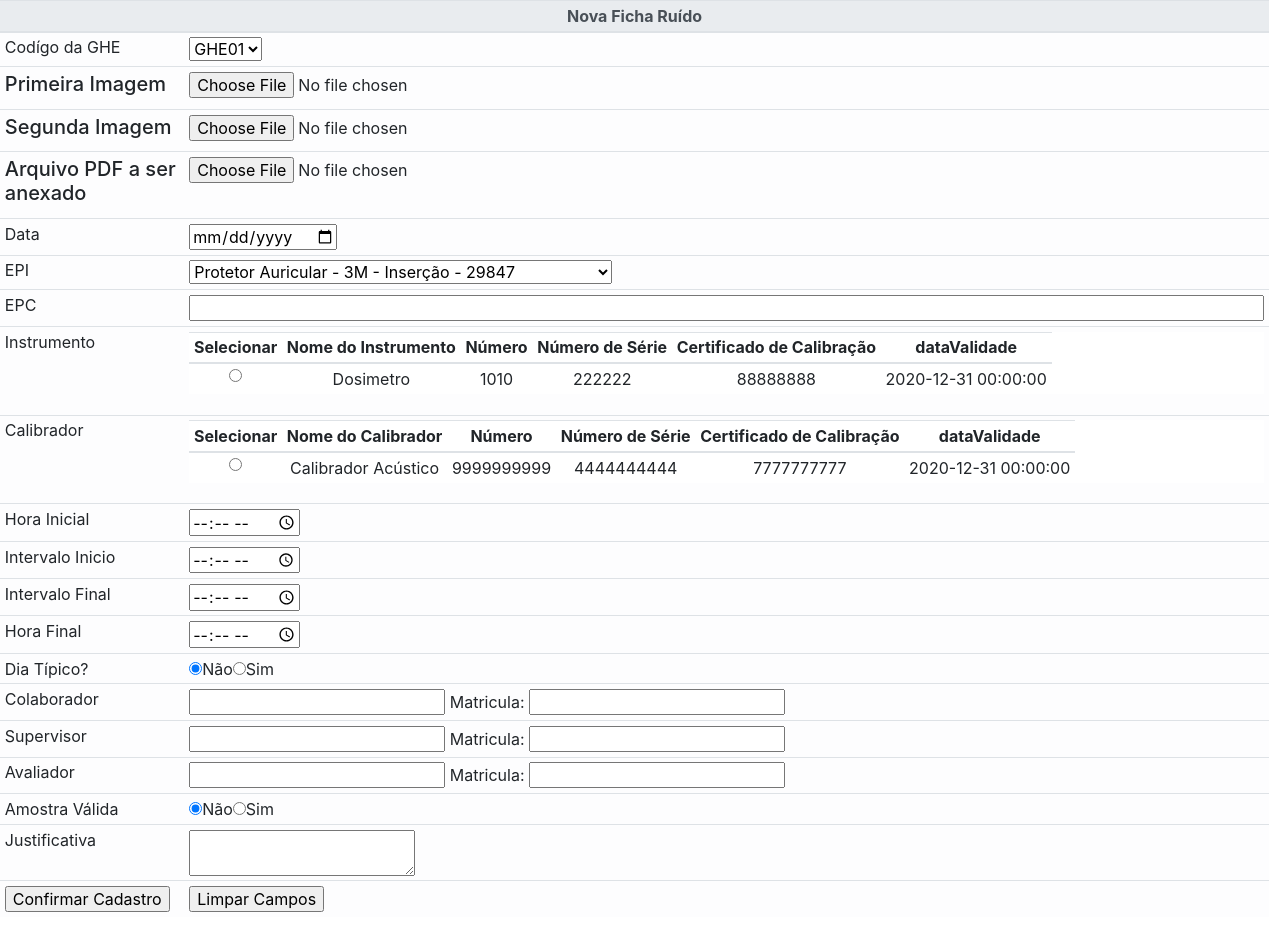
The app's page /forms/cadastro/add_ficha_ruido.php?c=17 with its own data.
### tables this page shows
CREATE TABLE `tbequipamento` (
  `cdEquipamento` int(11) NOT NULL,
  `tipoEquipamento` tinyint(1) NOT NULL COMMENT '(0) Instrumento (1) Calibrador',
  `nome` mediumtext NOT NULL,
  `numero` bigint(20) NOT NULL,
  `numeroSerie` mediumtext NOT NULL,
  `certCalibracao` mediumtext NOT NULL,
  `dataValidade` datetime NOT NULL
);

### forms/cadastro/add_ficha_ruido.php (the view, shortened to what this page needs)
<?php
	require "../../php/connect.php";
	$contrato = $_GET['c'];
	$sql_info_ghe = "SELECT * FROM tbghe WHERE cdContrato = ".$contrato;
	$qry_info_ghe = mysqli_query($link,$sql_info_ghe);
	$sql_epi = "SELECT * FROM tbepi WHERE tipoEPI = 5";
	$qry_epi = mysqli_query($link,$sql_epi);
	$sql_inst = "SELECT * FROM tbequipamento WHERE tipoEquipamento = 0";
	$qry_inst = mysqli_query($link,$sql_inst);
	$sql_calb = "SELECT * FROM tbequipamento WHERE tipoEquipamento = 1";
	$qry_calb = mysqli_query($link,$sql_calb);
?>
<head>
	<link rel="stylesheet" href="../../css/bootstrap.min.css">
		<link rel="stylesheet" href="../../css/fnac.css">
		<link href="../../css/scrolling-nav.css" rel="stylesheet">
		<link rel="stylesheet" type="text/css" href="../../css/jquery.fancybox.min.css">
</head>
<body>
	<form id="" class="" action="/fnac/forms/cadastro/post/form_cadFichaRuido.php" method="POST" enctype="multipart/form-data">
		<table class="table table-sm table-light">
			<thead class="thead-light">
				<tr>
					<th colspan="2" class="text-center">Nova Ficha Ruído</th>
				</tr>
			</thead>
			<tbody>
				<tr>
					<td>Codígo da GHE</td>
					<td>
						<?php
							if($qry_info_ghe->num_rows > 0){
								echo '<select id="" class="" name="ghe" required>';
								while($assoc_ghe = mysqli_fetch_assoc($qry_info_ghe)){
									echo '<option id="" class="" value="'.$assoc_ghe["cdGHE"].'">'.$assoc_ghe["codGHE"].'</option>';
								}
							}else{
								echo '
									<select id="" class="" name="ghe">
										<option id="" class="">Nenhum Cargo cadastrado</option>
									';
							}
						?>
						</select>
					</td>
				</tr>
				<tr>
					<td><h5>Primeira Imagem</h5></td>
					<td><b><input type="file" name="img1" required></b></td>
				</tr>
				<tr>
					<td><h5>Segunda Imagem</h5></td>
					<td><b><input type="file" name="img2"></b></td>
				</tr>
				<tr>
					<td><h5>Arquivo PDF a ser anexado</h5></td>
					<td><b><input type="file" name="fileUpload"></b></td>
				</tr>
				<tr>
					<td>Data</td>
					<td><input type="date" name="dataaval"></td>
				</tr>
				<tr>
					<td>EPI</td>
					<td><select name="epi">
								<?php
									while($assoc_epi = mysqli_fetch_assoc($qry_epi)){
										$tipoepi = "Protetor Auricular";
										echo'<option value="'.$assoc_epi["cdEPI"].'">'.$tipoepi.' - '.$assoc_epi["fabricante"].' - '.$assoc_epi["modelo"].' - '.$assoc_epi["ca"].'</option>';
									}
								?>
					</select></td>
				</tr>
				<tr>
					<td>EPC</td>
					<td><input size="100" type="text" name="EPC" required></td>
				</tr>
				<tr>
					<td>Instrumento</td>
					<td><table id="userTbl" class="table table-sm table-light table-stripped table-responsive">
								<thead>
									<tr>
										<th class="text-center">Selecionar</th>
										<th class="text-center">Nome do Instrumento</th>
										<th class="text-center">Número</th>
										<th class="text-center">Número de Série</th>
										<th class="text-center">Certificado de Calibração</th>
										<th class="text-center">dataValidade</th>
									</tr>
								</thead>
								<tbody>
								<?php
									while($assoc_inst = mysqli_fetch_assoc($qry_inst)){
										echo'
											<tr>
												<td class="text-center"><input type="radio" name="inst" value="'.$assoc_inst["cdEquipamento"].'"></td>
												<td class="text-center">'.$assoc_inst["nome"].'</td>
												<td class="text-center">'.$assoc_inst["numero"].'</td>
												<td class="text-center">'.$assoc_inst["numeroSerie"].'</td>
												<td class="text-center">'.$assoc_inst["certCalibracao"].'</td>
												<td class="text-center">'.$assoc_inst["dataValidade"].'</td>
											</tr>
										';
									}
								?>
								</tbody>
							</table>
						</td>
				</tr>
				<tr>
					<td>Calibrador</td>
					<td><table id="userTbl" class="table table-sm table-light table-stripped table-responsive">
								<thead>
									<tr>
										<th class="text-center">Selecionar</th>
										<th class="text-center">Nome do Calibrador</th>
										<th class="text-center">Número</th>
										<th class="text-center">Número de Série</th>
										<th class="text-center">Certificado de Calibração</th>
										<th class="text-center">dataValidade</th>
									</tr>
								</thead>
								<tbody>
								<?php
									while($assoc_calb = mysqli_fetch_assoc($qry_calb)){
										echo'
											<tr>
												<td class="text-center"><input type="radio" name="calib" value="'.$assoc_calb["cdEquipamento"].'"></td>
												<td class="text-center">'.$assoc_calb["nome"].'</td>
												<td class="text-center">'.$assoc_calb["numero"].'</td>
												<td class="text-center">'.$assoc_calb["numeroSerie"].'</td>
												<td class="text-center">'.$assoc_calb["certCalibracao"].'</td>
												<td class="text-center">'.$assoc_calb["dataValidade"].'</td>
											</tr>
										';
									}
								?>
								</tbody>
							</table>
						</td>
				</tr>
				<tr>
					<td>Hora Inicial</td>
					<td><input type="time" name="hrinicial" required></td>
				</tr>
				<tr>
					<td>Intervalo Inicio</td>
					<td><input type="time" name="intinic" required></td>
				</tr>
				<tr>
					<td>Intervalo Final</td>
					<td><input type="time" name="intfinal" required></td>
				</tr>
				<tr>
					<td>Hora Final</td>
					<td><input type="time" name="hrfinal" required></td>
				</tr>
				<tr>
					<td>Dia Típico?</td>
					<td><input type="radio" name="diaTipico" required value="0" checked>Não<input type="radio" name="diaTipico" required value="1">Sim</td>
				</tr>
				<tr>
					<td>Colaborador</td>
					<td><input type="text" name="colab" required> Matricula: <input type="text" name="colabm" required></td>
				</tr>
				<tr>
					<td>Supervisor</td>
					<td><input type="text" name="superv" required> Matricula: <input type="text" name="supervm" required></td>
				</tr>
				<tr>
					<td>Avaliador</td>
					<td><input type="text" name="avali" required> Matricula: <input type="text" name="avalim" required></td>
				</tr>
				<tr>
					<td>Amostra Válida</td>
					<td><input type="radio" class="amostravalida" name="amostraValida" required value="0" id="amostravalida" checked>Não<input type="radio" class="amostravalida" name="amostraValida"  required value="1">Sim</td>
				</tr>
				<tr>
					<td>Justificativa</td>
					<td><textarea name="justificativa" id="just" required rows="2" col="40"></textarea></td>
				</tr>
				<tr>
					<td><input type="submit" id="" class="" name="" value="Confirmar Cadastro"></td>
					<td><input type="reset" id="" class="" name="" value="Limpar Campos"></td>
				</tr>
			</tbody>
		</table>
	</form>
</body>

### records on screen
tbequipamento: nome "Dosimetro", numero "1010", numeroSerie "222222", certCalibracao "88888888", dataValidade "2020-12-31 00:00:00"
tbequipamento: nome "Calibrador Acústico", numero "9999999999", numeroSerie "4444444444", certCalibracao "7777777777", dataValidade "2020-12-31 00:00:00"

### other values on screen
form field ghe "GHE01"
form field epi "Protetor Auricular - 3M - Inserção - 29847"
